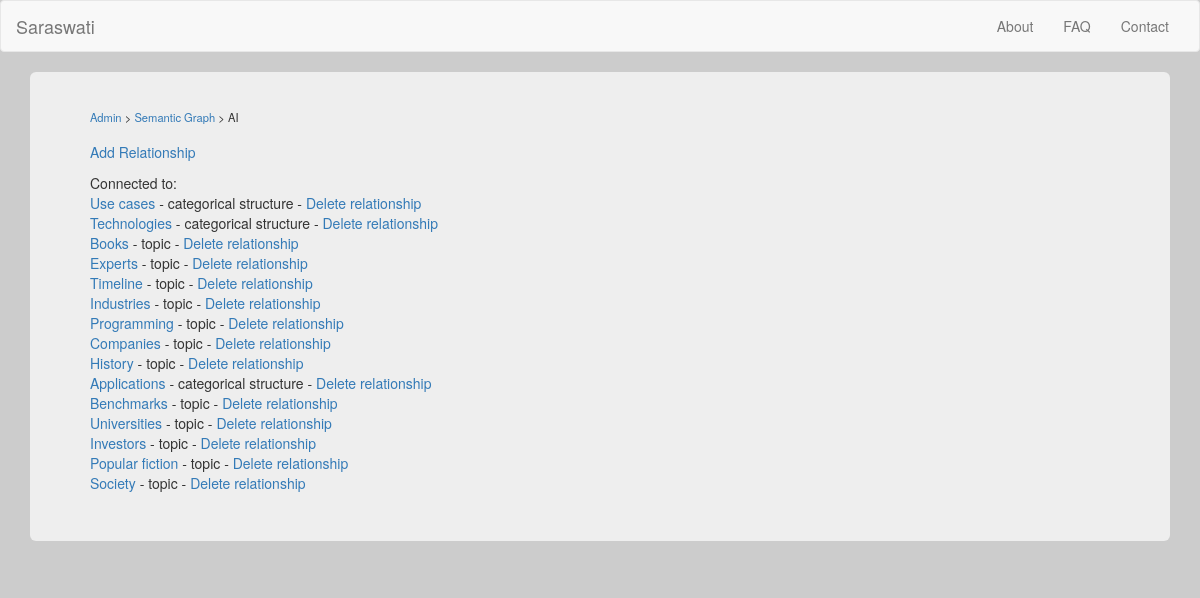
The app's page /node?id=1 with its own data.
### db.py (models this page shows, shortened)
class semantic_graph_node(db.Model):
	id = db.Column('node_id', db.Integer, primary_key = True)
	title = db.Column(db.String(255))

class semantic_graph_relationship(db.Model):
	id = db.Column('relationship_id', db.Integer, primary_key = True)
	node_id_1 = db.Column(db.Integer)
	node_id_2 = db.Column(db.Integer)
	relationship_1_to_2 = db.Column(db.String(255))
	relationship_2_to_1 = db.Column(db.String(255))

### modules/admin.py (the view)
@admin.route('/node')
def view_node():
	nodeID = request.args['id']
	thisNode = semantic_graph_node.query.filter_by(id=nodeID).first()
	if not thisNode:
		return render_template("error.html", error_message = "Database error")
	else:
		nodeName = thisNode.title
	if "del" in request.args:
		semantic_graph_relationship.query.filter_by(id=request.args["del"]).delete()
		db.session.commit()
	nodeList = []
	queryList = semantic_graph_relationship.query.filter_by(node_id_1 = nodeID)
	for result in queryList:
		newItem = type('tmp', (object,), {}) #Hacky way to make newItem a generic object
		newItem.relationship_id = result.id
		newItem.relationship = result.relationship_2_to_1 #Show the relationship of node2 to node1
		newItem.other_node_id = result.node_id_2
		titleQuery = semantic_graph_node.query.filter_by(id = result.node_id_2).first()
		newItem.nodeTitle = titleQuery.title
		nodeList.append(newItem)
	queryList2 = semantic_graph_relationship.query.filter_by(node_id_2 = nodeID)
	for result in queryList2:
		newItem = type('tmp', (object,), {}) #Hacky way to make newItem a generic object
		newItem.relationship_id = result.id
		newItem.relationship = result.relationship_1_to_2 #Show the relationship of node1 to node2
		newItem.other_node_id = result.node_id_1
		titleQuery = semantic_graph_node.query.filter_by(id = result.node_id_1).first()
		newItem.nodeTitle = titleQuery.title
		nodeList.append(newItem)
	return render_template("node.html", nodes = nodeList, node_id = nodeID, node_name = nodeName)

### templates/node.html
{% extends "base.html" %}
{% block content %}
  <div class="container">
    <div class="jumbotron">
		<div class="navigation_header">
			<a href="admin">Admin</a> &gt; <a href="graph">Semantic Graph</a> &gt; {{ node_name }}
		</div>
		<a href="add_relationship?id={{ node_id }}">Add Relationship</a>
		<div style="height: 0.8em;"></div>
		{% if not nodes %}
			No connections found
		{% else %}
			Connected to:<br />
			{% for node in nodes %}
				<a href="node?id={{ node.other_node_id }}">{{ node.nodeTitle }}</a> - {{node.relationship}} - <a href="node?id={{ node_id }}&del={{ node.relationship_id }}" onclick="return confirm('Are you sure?');">Delete relationship</a><br />
			{% endfor %}
		{% endif %}
	</div>
  </div>
{% endblock %}

### static/styles.css (style rules this page uses)
body { background-color: #CCC; }
.navigation_header { margin-top: -1em; font-size: 0.8em; margin-bottom: 1.5em; }

### records on screen
semantic_graph_node: title "AI"
semantic_graph_node: nodeTitle "Use cases"
semantic_graph_relationship: relationship "categorical structure"
semantic_graph_node: nodeTitle "Technologies"
semantic_graph_relationship: relationship "categorical structure"
semantic_graph_node: nodeTitle "Books"
semantic_graph_relationship: relationship "topic"
semantic_graph_node: nodeTitle "Experts"
semantic_graph_relationship: relationship "topic"
semantic_graph_node: nodeTitle "Timeline"
semantic_graph_relationship: relationship "topic"
semantic_graph_node: nodeTitle "Industries"
semantic_graph_relationship: relationship "topic"
semantic_graph_node: nodeTitle "Programming"
semantic_graph_relationship: relationship "topic"
semantic_graph_node: nodeTitle "Companies"
semantic_graph_relationship: relationship "topic"
semantic_graph_node: nodeTitle "History"
semantic_graph_relationship: relationship "topic"
semantic_graph_node: nodeTitle "Applications"
semantic_graph_relationship: relationship "categorical structure"
semantic_graph_node: nodeTitle "Benchmarks"
semantic_graph_relationship: relationship "topic"
semantic_graph_node: nodeTitle "Universities"
semantic_graph_relationship: relationship "topic"
semantic_graph_node: nodeTitle "Investors"
semantic_graph_relationship: relationship "topic"
semantic_graph_node: nodeTitle "Popular fiction"
semantic_graph_relationship: relationship "topic"
semantic_graph_node: nodeTitle "Society"
semantic_graph_relationship: relationship "topic"
